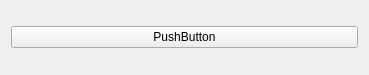
<?xml version="1.0" encoding="UTF-8"?>
<ui version="4.0">
 <class>Widget</class>
 <widget class="QWidget" name="Widget">
  <property name="geometry">
   <rect>
    <x>0</x>
    <y>0</y>
    <width>369</width>
    <height>75</height>
   </rect>
  </property>
  <property name="windowTitle">
   <string>Widget</string>
  </property>
  <layout class="QVBoxLayout" name="verticalLayout">
   <item>
    <widget class="QPushButton" name="pushButton">
     <property name="text">
      <string>PushButton</string>
     </property>
    </widget>
   </item>
  </layout>
 </widget>
 <layoutdefault spacing="6" margin="11"/>
 <resources/>
 <connections/>
</ui>
